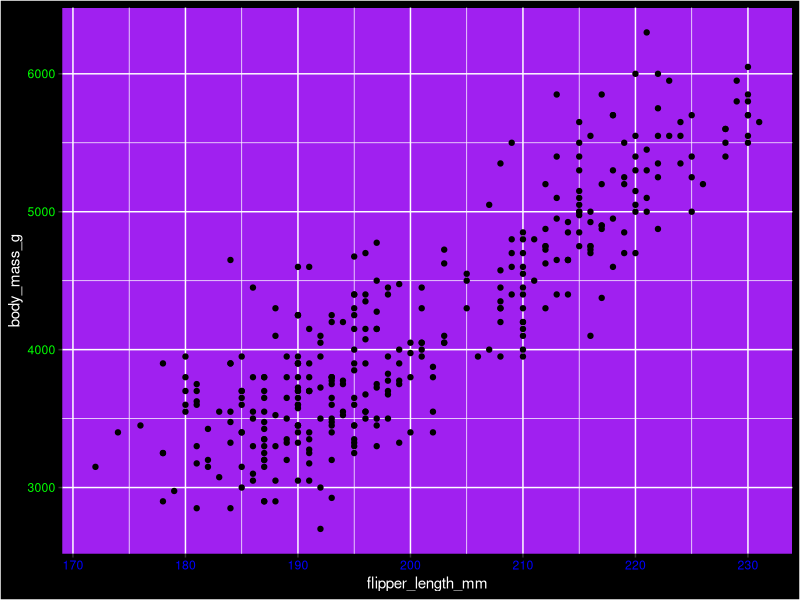

Write the R code that produced this figure. (Note: this script raises an error after producing the figure.)
## ---- chunk 1
knitr::opts_chunk$set(echo = TRUE)
library(tidyverse)
library(palmerpenguins)
## ---- chunk 2
ggplot(data = penguins, aes(x = flipper_length_mm, y = body_mass_g)) +
  geom_point() +
  theme(plot.background = element_rect(fill = "black"),
        panel.background = element_rect(fill = "purple"),
        axis.text.x = element_text(color = "blue"),
        axis.text.y = element_text(color = "green"),
        axis.title = element_text(color = "white"))

## ---- chunk 3
ggplot(data = penguins, aes(x = flipper_length_mm, y = body_mass_g)) +
  geom_point() +
  theme_okay()
